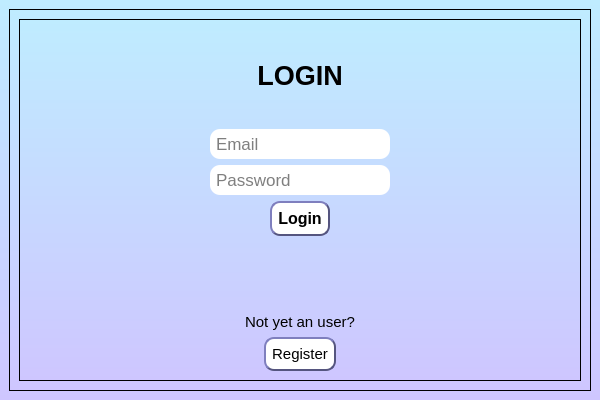
<?xml version="1.0" encoding="UTF-8"?>
<ui version="4.0">
 <class>MainWindow</class>
 <widget class="QMainWindow" name="MainWindow">
  <property name="geometry">
   <rect>
    <x>0</x>
    <y>0</y>
    <width>600</width>
    <height>400</height>
   </rect>
  </property>
  <property name="minimumSize">
   <size>
    <width>600</width>
    <height>400</height>
   </size>
  </property>
  <property name="windowTitle">
   <string>MainWindow</string>
  </property>
  <widget class="QWidget" name="centralwidget">
   <property name="styleSheet">
    <string notr="true">background-color:qlineargradient(spread:pad, x1:0, y1:1, x2:0, y2:0, stop:0 rgba(206, 198, 255, 255), stop:1 rgba(191, 236, 255, 255))</string>
   </property>
   <layout class="QGridLayout" name="gridLayout">
    <item row="1" column="0">
     <widget class="QFrame" name="frame">
      <property name="frameShape">
       <enum>QFrame::StyledPanel</enum>
      </property>
      <property name="frameShadow">
       <enum>QFrame::Raised</enum>
      </property>
      <layout class="QGridLayout" name="gridLayout_4">
       <item row="0" column="0">
        <widget class="QFrame" name="frame_2">
         <property name="frameShape">
          <enum>QFrame::StyledPanel</enum>
         </property>
         <property name="frameShadow">
          <enum>QFrame::Raised</enum>
         </property>
         <layout class="QGridLayout" name="gridLayout_2">
          <item row="0" column="0">
           <layout class="QVBoxLayout" name="verticalLayout">
            <item>
             <spacer name="verticalSpacer_2">
              <property name="orientation">
               <enum>Qt::Vertical</enum>
              </property>
              <property name="sizeHint" stdset="0">
               <size>
                <width>20</width>
                <height>40</height>
               </size>
              </property>
             </spacer>
            </item>
            <item>
             <widget class="QLabel" name="label_3">
              <property name="font">
               <font>
                <pointsize>20</pointsize>
                <weight>75</weight>
                <bold>true</bold>
               </font>
              </property>
              <property name="styleSheet">
               <string notr="true">background-color:transparent</string>
              </property>
              <property name="text">
               <string>LOGIN</string>
              </property>
              <property name="alignment">
               <set>Qt::AlignCenter</set>
              </property>
             </widget>
            </item>
            <item>
             <spacer name="verticalSpacer_4">
              <property name="orientation">
               <enum>Qt::Vertical</enum>
              </property>
              <property name="sizeHint" stdset="0">
               <size>
                <width>20</width>
                <height>40</height>
               </size>
              </property>
             </spacer>
            </item>
            <item>
             <layout class="QGridLayout" name="gridLayout_3">
              <item row="0" column="1">
               <layout class="QVBoxLayout" name="verticalLayout_3">
                <item>
                 <widget class="QLineEdit" name="lineEdit">
                  <property name="minimumSize">
                   <size>
                    <width>138</width>
                    <height>0</height>
                   </size>
                  </property>
                  <property name="font">
                   <font>
                    <pointsize>13</pointsize>
                   </font>
                  </property>
                  <property name="styleSheet">
                   <string notr="true">QLineEdit {
background-color:white;
border-width:2px;
border-radius: 10px;
min-width: 10em;
padding:4px
}</string>
                  </property>
                  <property name="placeholderText">
                   <string>Email</string>
                  </property>
                 </widget>
                </item>
                <item>
                 <widget class="QLineEdit" name="lineEdit_2">
                  <property name="minimumSize">
                   <size>
                    <width>138</width>
                    <height>0</height>
                   </size>
                  </property>
                  <property name="font">
                   <font>
                    <pointsize>13</pointsize>
                   </font>
                  </property>
                  <property name="styleSheet">
                   <string notr="true">QLineEdit {
background-color:white;
border-width:2px;
border-radius: 10px;
min-width: 10em;
padding:4px
}</string>
                  </property>
                  <property name="placeholderText">
                   <string>Password</string>
                  </property>
                 </widget>
                </item>
               </layout>
              </item>
              <item row="0" column="0">
               <spacer name="horizontalSpacer_5">
                <property name="orientation">
                 <enum>Qt::Horizontal</enum>
                </property>
                <property name="sizeHint" stdset="0">
                 <size>
                  <width>40</width>
                  <height>20</height>
                 </size>
                </property>
               </spacer>
              </item>
              <item row="0" column="2">
               <spacer name="horizontalSpacer_6">
                <property name="orientation">
                 <enum>Qt::Horizontal</enum>
                </property>
                <property name="sizeHint" stdset="0">
                 <size>
                  <width>40</width>
                  <height>20</height>
                 </size>
                </property>
               </spacer>
              </item>
             </layout>
            </item>
            <item>
             <layout class="QHBoxLayout" name="horizontalLayout_4">
              <item>
               <spacer name="horizontalSpacer">
                <property name="orientation">
                 <enum>Qt::Horizontal</enum>
                </property>
                <property name="sizeHint" stdset="0">
                 <size>
                  <width>40</width>
                  <height>20</height>
                 </size>
                </property>
               </spacer>
              </item>
              <item>
               <widget class="QPushButton" name="pushButton">
                <property name="font">
                 <font>
                  <pointsize>12</pointsize>
                  <weight>75</weight>
                  <bold>true</bold>
                 </font>
                </property>
                <property name="styleSheet">
                 <string notr="true">QPushButton {
background-color:white;
border-style:outset;
border-width:2px;
border-color:rgb(85, 85, 127);
border-radius: 10px;
min-width: 10em;
padding:6px
}
QPushButton:pressed {
    background-color: rgb(156, 166, 255);
    border-style: inset;
}</string>
                </property>
                <property name="text">
                 <string>Login</string>
                </property>
               </widget>
              </item>
              <item>
               <spacer name="horizontalSpacer_2">
                <property name="orientation">
                 <enum>Qt::Horizontal</enum>
                </property>
                <property name="sizeHint" stdset="0">
                 <size>
                  <width>40</width>
                  <height>20</height>
                 </size>
                </property>
               </spacer>
              </item>
             </layout>
            </item>
            <item>
             <widget class="QLabel" name="label_4">
              <property name="font">
               <font>
                <pointsize>13</pointsize>
               </font>
              </property>
              <property name="styleSheet">
               <string notr="true">background-color:transparent</string>
              </property>
              <property name="text">
               <string/>
              </property>
              <property name="alignment">
               <set>Qt::AlignCenter</set>
              </property>
             </widget>
            </item>
            <item>
             <spacer name="verticalSpacer_3">
              <property name="orientation">
               <enum>Qt::Vertical</enum>
              </property>
              <property name="sizeHint" stdset="0">
               <size>
                <width>20</width>
                <height>40</height>
               </size>
              </property>
             </spacer>
            </item>
           </layout>
          </item>
          <item row="1" column="0">
           <spacer name="verticalSpacer">
            <property name="orientation">
             <enum>Qt::Vertical</enum>
            </property>
            <property name="sizeHint" stdset="0">
             <size>
              <width>20</width>
              <height>40</height>
             </size>
            </property>
           </spacer>
          </item>
          <item row="3" column="0">
           <layout class="QHBoxLayout" name="horizontalLayout_3">
            <item>
             <spacer name="horizontalSpacer_3">
              <property name="orientation">
               <enum>Qt::Horizontal</enum>
              </property>
              <property name="sizeHint" stdset="0">
               <size>
                <width>40</width>
                <height>20</height>
               </size>
              </property>
             </spacer>
            </item>
            <item>
             <widget class="QPushButton" name="pushButton_2">
              <property name="font">
               <font>
                <pointsize>11</pointsize>
               </font>
              </property>
              <property name="styleSheet">
               <string notr="true">QPushButton {
background-color:white;
border-style:outset;
border-width:2px;
border-color:rgb(85, 85, 127);
border-radius: 10px;
min-width: 10em;
padding:6px
}
QPushButton:pressed {
    background-color: rgb(156, 166, 255);
    border-style: inset;
}</string>
              </property>
              <property name="text">
               <string>Register</string>
              </property>
             </widget>
            </item>
            <item>
             <spacer name="horizontalSpacer_4">
              <property name="orientation">
               <enum>Qt::Horizontal</enum>
              </property>
              <property name="sizeHint" stdset="0">
               <size>
                <width>40</width>
                <height>20</height>
               </size>
              </property>
             </spacer>
            </item>
           </layout>
          </item>
          <item row="2" column="0">
           <widget class="QLabel" name="label_5">
            <property name="font">
             <font>
              <pointsize>11</pointsize>
             </font>
            </property>
            <property name="styleSheet">
             <string notr="true">background-color:transparent</string>
            </property>
            <property name="text">
             <string>Not yet an user?</string>
            </property>
            <property name="alignment">
             <set>Qt::AlignCenter</set>
            </property>
           </widget>
          </item>
         </layout>
        </widget>
       </item>
      </layout>
     </widget>
    </item>
   </layout>
  </widget>
 </widget>
 <resources/>
 <connections/>
</ui>
